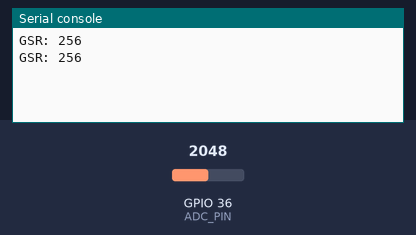
Simulated run of this program. Board: ESP32 board running MicroPython. On the bench: the last lines printed to the serial console. The inputs (shaded band) are chosen by the test bench; at power-on: GPIO 36 (ADC_PIN) = 2048 (analog values on the 0–4095 scale).

Above: at 1.2 s.
1.3 s: GPIO 36 (ADC_PIN) set to 2866
At 2.6 s:
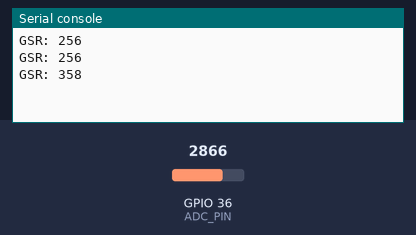
2.8 s: GPIO 36 (ADC_PIN) set to 3603
At 3.6 s:
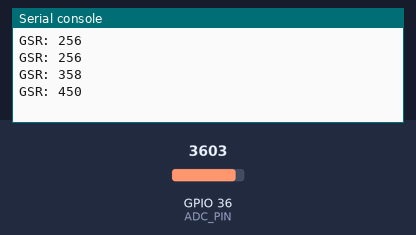
Timing chart, 0 to 5.8 s (numbered marks = the images above; inputs shaded):
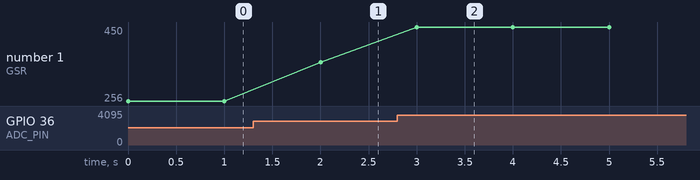

Measured:
- after the input at 1.3 s, the serial console: prints a new line after 0.70 s (image 1)
- after the input at 2.8 s, the serial console: prints a new line after 0.20 s (image 2)
- plotted number 1: 256 → 358 after the input at 1.3 s, 358 → 450 after the input at 2.8 s

The program:

gsr.py
```python
import time
from machine import Pin, ADC

def init_gsr():
    ADC_PIN = Pin(36)
    adc = ADC(ADC_PIN)
    adc.width(ADC.WIDTH_9BIT)
    adc.atten(ADC.ATTN_11DB)
    return adc

def read_gsr(adc):
    """從指定的 ADC 實例中讀取 GSR 數據"""
    return adc.read()

# GSR 任務函數
def gsr_task():
    adc = init_gsr()
    read_gsr(adc)
    while True:
        gsr_value = read_gsr(adc)
        print(f"GSR: {gsr_value}")
        time.sleep(1)

if __name__ == "__main__":
    gsr_task()
```
